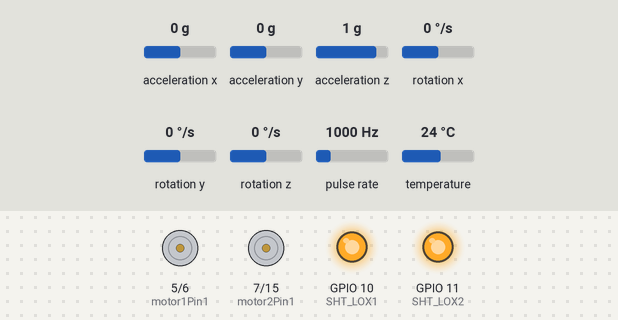
A sketch run on a simulated ESP32-S3. Parts: motor-driver pin pairs drawn as motors (green arrow = first pin HIGH = forward, orange = second pin HIGH = backward, longer = more drive, scaled by the enable pin), output pins drawn as LEDs (lit = HIGH). Wiring (inferred from the names in the program): pulse sensor: data GPIO 17. Inputs (shaded band) come from the test bench; at power-on: acceleration y 0 g, acceleration z 1 g, acceleration x 0 g, rotation x 0 °/s, rotation y 0 °/s, rotation z 0 °/s, pulse rate 1000 Hz, temperature 24 °C. WiFi joins after 1.5 s; servers stay silent unless stated; what the sketch prints to the serial monitor is not drawn.

Above: at 2.7 s.
2.8 s: acceleration y set to -0.3 g
At 4.1 s:
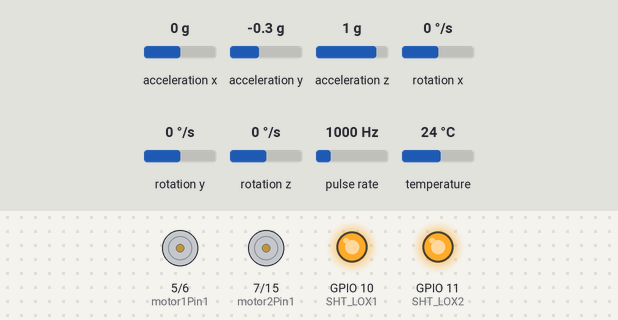
4.4 s: acceleration y set to 1.4 g
At 5.1 s:
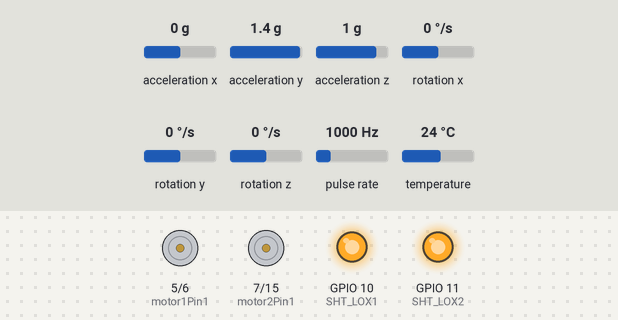
6.1 s: acceleration y set to -1.4 g
At 7.0 s:
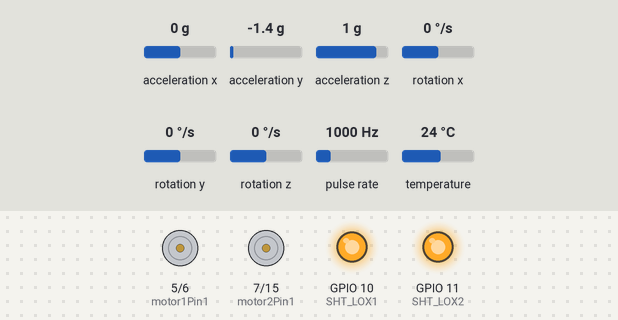
7.7 s: acceleration y set to 0 g
At 8.5 s:
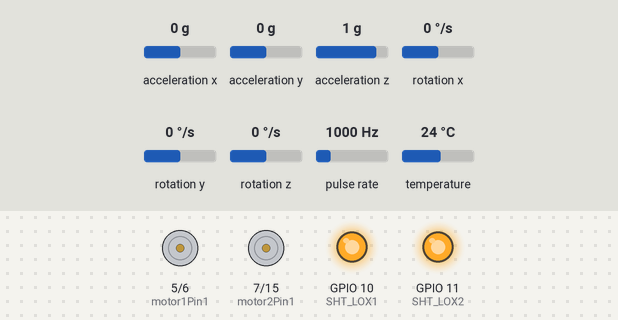
9.3 s: acceleration z set to 0 g
10.8 s: acceleration z set to -0.3 g
Timing chart, 0 to 14.7 s (numbered marks = the images above; inputs shaded):
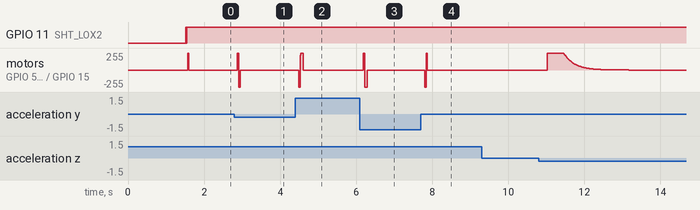

The sketch:

balancing_code.ino
```cpp
#include <Wire.h>
#include <Adafruit_INA219.h>
#include <Adafruit_MPU6050.h>
#include <Adafruit_Sensor.h>
#include "Adafruit_VL53L0X.h"
#include <math.h>
#include <Arduino.h>
#include <WiFi.h>
#include <AsyncTCP.h>
#include <ESPAsyncWebServer.h>
#include <ElegantOTA.h>
#include <movingAvg.h>

#define SDA_PIN 8  // ESP32-S3 SDA
#define SCL_PIN 9  // ESP32-S3 SCL
#define LOX1_ADDRESS 0x30
#define LOX2_ADDRESS 0x31
int sensor1,sensor2;

#define SHT_LOX1 10
#define SHT_LOX2 11

Adafruit_MPU6050 mpu;
Adafruit_INA219 ina219;
Adafruit_VL53L0X lox1 = Adafruit_VL53L0X();
Adafruit_VL53L0X lox2 = Adafruit_VL53L0X();

const char* ssid = "XXXXXXXXXXXXXXXX";
const char* password = "XXXXXXXXXXXXXXXX";

AsyncWebServer server(80);
AsyncWebSocket ws("/ws"); // WebSocket on URL /ws

int motor1Pin1 = 5;
int motor1Pin2 = 6;
int enable1Pin = 4;
int motor2Pin1 = 7;
int motor2Pin2 = 15;
int enable2Pin = 16;

int hallPin1 = 17;

// Setting PWM properties
const int freq = 30000;
const int resolution = 8;

const int pwmChannelMotor1 = 0;
const int pwmChannelMotor2 = 1;

int dutyCycleMotor1 = 200;
int dutyCycleMotor2 = 200;

volatile int pulseCount1 = 0; // Counts the pulses
unsigned long lastTime = 0;
unsigned long lastTimempu = 0;
unsigned long lastTimetorque = 0;

float motorSpeed1 = 0.0; // Motor speed in RPM

float angleX = 0, angleY = 0;
float prevTime = 0;  // Time tracking for integration

VL53L0X_RangingMeasurementData_t measure1;
VL53L0X_RangingMeasurementData_t measure2;

float kp = 15;
float ki = 0;
float kd = 10;

float torquetotal;
int pwm;
int pwm2;

float offset = 0;

movingAvg ay_AVG(3);
movingAvg az_AVG(3);
movingAvg gx_AVG(3);

float calculateTorque(float theta, float omega) {
    float torque = kp * theta + kd * omega;

    Serial.print("CALCULATED TORQUE: ");
    Serial.println(torque);

    return torque;
}

int calculatePWM(float torque) {
    float onemotor = torque/2;

    Serial.print("calculated one motor torque: ");
    Serial.println(onemotor);

    if (onemotor>0) {
      pwm = (int)round(pow(onemotor/0.00000384259, 0.5));

      digitalWrite(motor1Pin1, HIGH);
      digitalWrite(motor1Pin2, LOW);

      digitalWrite(motor2Pin1, HIGH);
      digitalWrite(motor2Pin2, LOW);

      }
    else if (onemotor<0) {

      pwm = (int)round(pow((onemotor * -1)/0.00000384259, 0.5));


      digitalWrite(motor1Pin1, LOW);
      digitalWrite(motor1Pin2, HIGH);

      digitalWrite(motor2Pin1, LOW);
      digitalWrite(motor2Pin2, HIGH);

    }
    else pwm = 0;

    pwm = constrain(pwm, -255, 255);

    Serial.print("PWM: ");
    Serial.println(pwm);

    return pwm;
}

void IRAM_ATTR pulseInterrupt1() {
  pulseCount1++; // Increment the pulse count when the encoder gives a pulse
}

void setID() {
  // all reset
  digitalWrite(SHT_LOX1, LOW);
  digitalWrite(SHT_LOX2, LOW);
  delay(10);
  // all unreset
  digitalWrite(SHT_LOX1, HIGH);
  digitalWrite(SHT_LOX2, HIGH);
  delay(10);

  // activating LOX1 and reseting LOX2
  digitalWrite(SHT_LOX1, HIGH);
  digitalWrite(SHT_LOX2, LOW);

  // initing LOX1
  if(!lox1.begin(LOX1_ADDRESS)) {
    Serial.println(F("Failed to boot first VL53L0X"));
    while(1);
  }
  delay(10);

  // activating LOX2
  digitalWrite(SHT_LOX2, HIGH);
  delay(10);

  //initing LOX2
  if(!lox2.begin(LOX2_ADDRESS)) {
    Serial.println(F("Failed to boot second VL53L0X"));
    while(1);
  }
}

void read_dual_sensors() {

  lox1.rangingTest(&measure1, false); // pass in 'true' to get debug data printout!
  lox2.rangingTest(&measure2, false); // pass in 'true' to get debug data printout!

  // print sensor one reading
  Serial.print("1: ");
  if(measure1.RangeStatus != 4) {     // if not out of range
    sensor1 = measure1.RangeMilliMeter;
    Serial.print(sensor1);
    Serial.print("mm");
  } else {
    Serial.print("Out of range");
  }

  Serial.print(" ");

  // print sensor two reading
  Serial.print("2: ");
  if(measure2.RangeStatus != 4) {
    sensor2 = measure2.RangeMilliMeter;
    Serial.print(sensor2);
    Serial.print("mm");
  } else {
    Serial.print("Out of range");
  }

  Serial.println();
}

void setupMotorPins() {

  pinMode(hallPin1, INPUT_PULLUP);  // Set hallPin as input
  attachInterrupt(digitalPinToInterrupt(hallPin1), pulseInterrupt1, RISING);  // Trigger an interrupt on the rising edge

  Serial.println("Motor Speed Monitoring Started");
  // sets the pins as outputs:
  pinMode(motor1Pin1, OUTPUT);
  pinMode(motor1Pin2, OUTPUT);
  pinMode(enable1Pin, OUTPUT);

  pinMode(motor2Pin1, OUTPUT);
  pinMode(motor2Pin2, OUTPUT);
  pinMode(enable2Pin, OUTPUT);

  // configure LEDC PWM for both motors (using ledcAttach)

  ledcAttach(enable1Pin, freq, resolution);
  ledcAttach(enable2Pin, freq, resolution);

}

void setupSensors() {
  if (! ina219.begin())
  {
    Serial.println("Failed to find INA219 chip");
    while (1)
    {
      delay(10);
    }
  }

  if (!mpu.begin()) {
    Serial.println("MPU6050 not detected!");
    while (1) delay(10);
  }

  mpu.setAccelerometerRange(MPU6050_RANGE_8_G);
  mpu.setGyroRange(MPU6050_RANGE_500_DEG);
  mpu.setFilterBandwidth(MPU6050_BAND_21_HZ);

  pinMode(SHT_LOX1, OUTPUT);
  pinMode(SHT_LOX2, OUTPUT);

  Serial.println("Shutdown pins inited...");

  digitalWrite(SHT_LOX1, LOW);
  digitalWrite(SHT_LOX2, LOW);

  Serial.println("Both in reset mode...(pins are low)");


  Serial.println("Starting...");
  setID();

  ay_AVG.begin();
  az_AVG.begin();
  gx_AVG.begin();

}


void setup() {
  Serial.begin(115200);

  Wire.begin(8, 9);

  WiFi.mode(WIFI_STA);
  WiFi.begin(ssid, password);
  Serial.println("");

  // Wait for connection
  while (WiFi.status() != WL_CONNECTED) {
    delay(500);
    Serial.print(".");
  }
  Serial.println("");
  Serial.print("Connected to ");
  Serial.println(ssid);
  Serial.print("IP address: ");
  Serial.println(WiFi.localIP());

  server.on("/", HTTP_GET, [](AsyncWebServerRequest *request) {
    request->send(200, "text/plain", "Hi! I am ESP32.");
  });

  server.begin();
  Serial.println("HTTP server started");

  ElegantOTA.begin(&server);

  setupMotorPins();
  setupSensors();
}

void loop() {

  ElegantOTA.loop();

  unsigned long currentTime = millis();

  sensors_event_t a, g, temp;
  mpu.getEvent(&a, &g, &temp);

  float ax = a.acceleration.x;
  float ay = ay_AVG.reading(a.acceleration.y);
  float az = az_AVG.reading(a.acceleration.z);

  float gx = -1 * gx_AVG.reading(g.gyro.x);  // Angular velocity (rad/s)
  float gy = -1 * g.gyro.y;
  float gz = -1 * g.gyro.z;

  float dt = (currentTime - lastTimempu)/1000;
  lastTimempu = currentTime;

  float accelAngleX = (atan2(ay, az) * 180 / PI);
  float convertedaccelAngleX = (accelAngleX >= 0.0) ? (180.0 - accelAngleX) : -(accelAngleX + 180.0); // converted cuz upside down
  float accelAngleY = atan2(-ax, sqrt(ay * ay + az * az)) * 180 / PI;

  float gyroAngleX = angleX + gx * dt * 180 / PI;
  float gyroAngleY = angleY + gy * dt * 180 / PI;

  angleX = 0.9 * gyroAngleX + 0.1 * convertedaccelAngleX; //DEGREES from complementary filter
  angleY = 0.9 * gyroAngleY + 0.1 * accelAngleY;

  float RAD_angleX = angleX/180*PI; // converted complementary filter angle

  // Printing in format for serial plotter

  Serial.print("GyroAngleX:");
  Serial.print(gyroAngleX);
  Serial.print(",");
  Serial.print("AccelerometerAngleX:");
  Serial.print(convertedaccelAngleX);
  Serial.print(",");
  Serial.print("CombinedAngle:");
  Serial.println(angleX);

  //Print results
  Serial.print("Angle X: "); Serial.print(angleX); Serial.print("° | ");


  if (currentTime - lastTimetorque >= 5) {
    Serial.print("Time difference: ");
    Serial.println(currentTime - lastTimetorque);
    lastTimetorque = currentTime;

    torquetotal = calculateTorque (RAD_angleX, gx);
    pwm2 = calculatePWM (torquetotal);

    if (abs(angleX) > 45) {
      pwm2 = 0;
    }

    ledcWrite(enable1Pin, pwm2);
    ledcWrite(enable2Pin, pwm2);
  }
}
```

Measured:
- after the input at 2.8 s, motor on GPIO 5 (motor1Pin1) / GPIO 6 (motor1Pin2), motor on GPIO 7 (motor2Pin1) / GPIO 15 (motor2Pin2): stopped → forward 255/255 after 0.08 s, → backward 255/255 0.03 s later, → stopped 0.05 s later
- after the input at 4.4 s, motor on GPIO 5 (motor1Pin1) / GPIO 6 (motor1Pin2), motor on GPIO 7 (motor2Pin1) / GPIO 15 (motor2Pin2): stopped → forward 255/255 after 0.09 s, → stopped 0.12 s later
- after the input at 6.1 s, motor on GPIO 5 (motor1Pin1) / GPIO 6 (motor1Pin2), motor on GPIO 7 (motor2Pin1) / GPIO 15 (motor2Pin2): stopped → backward 255/255 after 0.08 s, → stopped 0.11 s later
- after the input at 7.7 s, motor on GPIO 5 (motor1Pin1) / GPIO 6 (motor1Pin2), motor on GPIO 7 (motor2Pin1) / GPIO 15 (motor2Pin2): stopped → backward 255/255 after 0.11 s, → forward 255/255 0.03 s later, → stopped 0.03 s later
